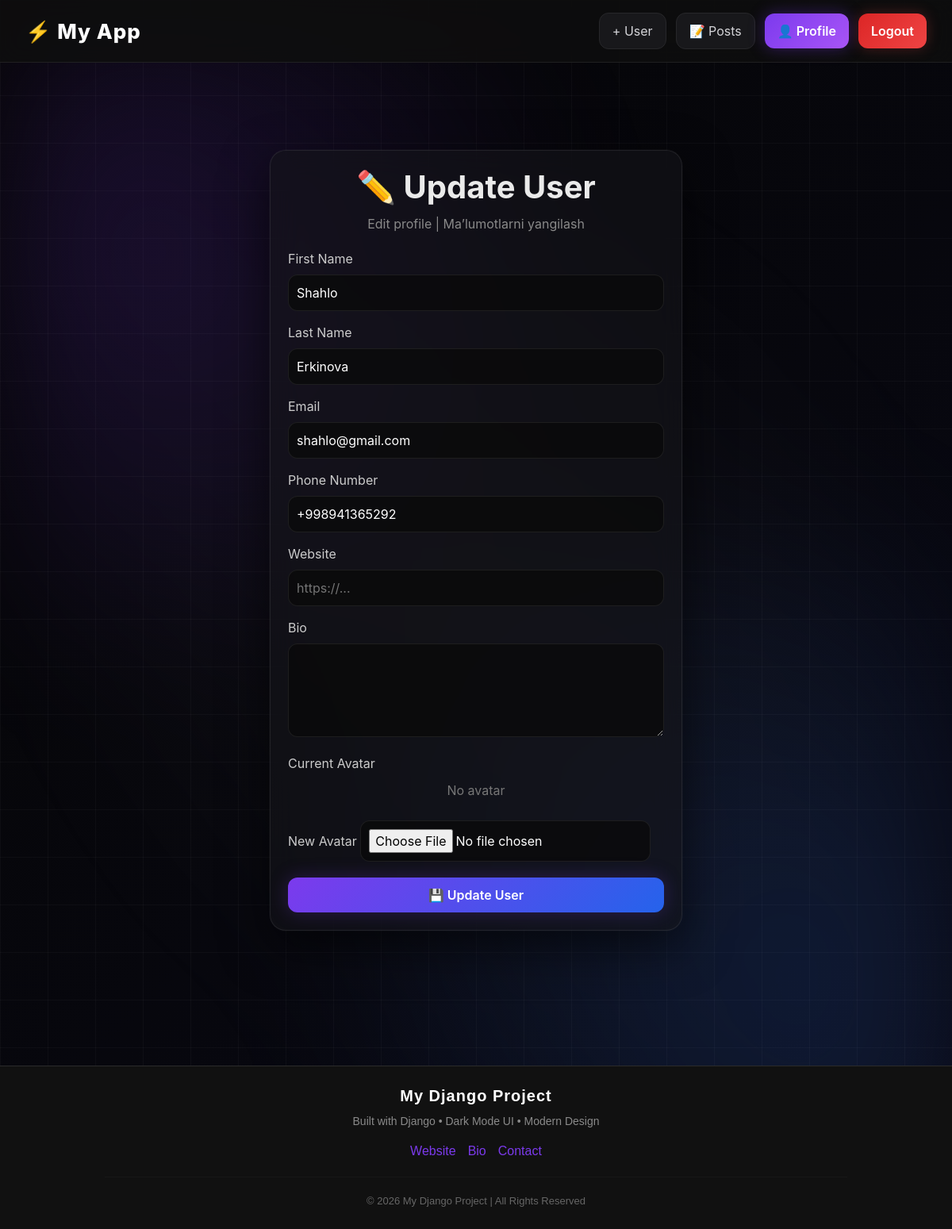
The page /user/update/shahlo-erkinova-e57/ on the database its author committed.
### user/models.py (models this page shows, shortened)
class CustomUser(AbstractUser):
    username = None
    email = models.EmailField(unique=True)
    USERNAME_FIELD = 'email'
    REQUIRED_FIELDS = ['first_name','last_name']
    phone_number=models.CharField(max_length=30,blank=False,null=False)
    avatar=models.ImageField(upload_to='images/',default='images/default.jpg',blank=True,null=False)
    slug=models.SlugField(blank=True, null=False,unique=True)
    created_at=models.DateTimeField(auto_now_add=True,blank=True,null=False)
    objects = CustomUserManager() #     `manager ulash

### user/views.py (the view, shortened to what this page needs)
# urls.py: path('user/update/<slug:slug>/', views.user_update,name='user_update'),
def user_update(request,slug):
    user = get_object_or_404(User,slug=slug)
    return render(request,'user_update.html',{'user':user})

### templates/user_update.html (shortened to what this page needs)
{% extends 'base.html' %}
{% block content %}
<div style="
    max-width:520px;
    margin:60px auto;
">
    <div class="dark-card">
        <h1 style="
            text-align:center;
            margin-bottom:10px;
            font-weight:bold;
        ">
            ✏️ Update User
        </h1>
        <p style="
            text-align:center;
            color:#8a8a8a;
            margin-bottom:20px;
        ">
            Edit profile | Ma’lumotlarni yangilash
        </p>
        <form method="post" enctype="multipart/form-data">
            <label style="color:#ccc;">First Name</label>
            <input type="text"
                   name="first_name"
                   value="{{ user.first_name }}"
                   style="
                        width:100%;
                        padding:10px;
                        margin:8px 0 15px 0;
                        border-radius:10px;
                        border:1px solid #2d2d2d;
                        background:#121212;
                        color:white;
                   ">
            <label style="color:#ccc;">Last Name</label>
            <input type="text"
                   name="last_name"
                   value="{{ user.last_name }}"
                   style="
                        width:100%;
                        padding:10px;
                        margin:8px 0 15px 0;
                        border-radius:10px;
                        border:1px solid #2d2d2d;
                        background:#121212;
                        color:white;
                   ">
            <label style="color:#ccc;">Email</label>
            <input type="email"
                   name="email"
                   value="{{ user.email }}"
                   style="
                        width:100%;
                        padding:10px;
                        margin:8px 0 15px 0;
                        border-radius:10px;
                        border:1px solid #2d2d2d;
                        background:#121212;
                        color:white;
                   ">
            <label style="color:#ccc;">Phone Number</label>
            <input type="text"
                   name="phone_number"
                   value="{{ user.phone_number }}"
                   style="
                        width:100%;
                        padding:10px;
                        margin:8px 0 15px 0;
                        border-radius:10px;
                        border:1px solid #2d2d2d;
                        background:#121212;
                        color:white;
                   ">
            <label style="color:#ccc;">Website</label>
            <input type="text"
                   name="website"
                   value="{{ user.website }}"
                   placeholder="https://..."
                   style="
                        width:100%;
                        padding:10px;
                        margin:8px 0 15px 0;
                        border-radius:10px;
                        border:1px solid #2d2d2d;
                        background:#121212;
                        color:white;
                   ">
            <label style="color:#ccc;">Bio</label>
            <textarea name="bio"
                      rows="4"
                      style="
                        width:100%;
                        padding:10px;
                        margin:8px 0 15px 0;
                        border-radius:10px;
                        border:1px solid #2d2d2d;
                        background:#121212;
                        color:white;
                      ">{{ user.bio }}</textarea>
            <label style="color:#ccc;">Current Avatar</label>
            <div style="margin:10px 0 15px 0; text-align:center;">
                {% if user.avatar %}
                    <img src="{{ user.avatar.url }}"
                         style="
                            width:120px;
                            height:120px;
                            object-fit:cover;
                            border-radius:50%;
                            border:3px solid #7c3aed;
                         ">
                {% else %}
                    <p style="color:#777;">No avatar</p>
                {% endif %}
            </div>
            <label style="color:#ccc;">New Avatar</label>
            <input type="file"
                   name="avatar"
                   style="
                        margin:10px 0 20px 0;
                        color:#aaa;
                   ">
            <button type="submit"
                    class="btn-dark-custom"
                    style="width:100%;">
                💾 Update User
            </button>
        </form>
    </div>
</div>
{% endblock %}

### templates/base.html (style rules this page uses)
body { margin: 0; min-height: 100vh; font-family: "Inter", Arial, sans-serif; color: #eaeaea; overflow-x: hidden; position: relative; background: linear-gradient(-45deg, #050505, #0b0b12, #0a0a1a, #050505); background-size: 400% 400%; animation: bgMove 18s ease infinite; }
body::before { content: ""; position: fixed; inset: 0; background: linear-gradient(rgba(255,255,255,0.03) 1px, transparent 1px), linear-gradient(90deg, rgba(255,255,255,0.03) 1px, transparent 1px); background-size: 60px 60px; z-index: -2; pointer-events: none; }
body::after { content: ""; position: fixed; inset: 0; background: radial-gradient(circle at 15% 20%, rgba(124,58,237,0.18), transparent 35%), radial-gradient(circle at 85% 80%, rgba(59,130,246,0.16), transparent 40%), radial-gradient(circle at 50% 50%, rgba(255,255,255,0.04), transparent 60%); filter: blur(80px); z-index: -1; pointer-events: none; }
.dark-card { background: rgba(20, 20, 25, 0.6); border: 1px solid rgba(255,255,255,0.08); border-radius: 20px; padding: 22px; backdrop-filter: blur(18px); -webkit-backdrop-filter: blur(18px); box-shadow: 0 0 0 1px rgba(255,255,255,0.02), 0 20px 60px rgba(0,0,0,0.6); transition: 0.25s; }
.btn-dark-custom { background: linear-gradient(135deg, #7c3aed, #2563eb); border: none; color: white; padding: 10px 18px; border-radius: 12px; font-weight: 600; transition: 0.25s; box-shadow: 0 0 25px rgba(124,58,237,0.25); }
input, textarea, select { background: rgba(10,10,10,0.8) !important; border: 1px solid rgba(255,255,255,0.08) !important; color: white !important; border-radius: 12px !important; padding: 10px !important; transition: 0.2s; }

### rows shown on the page
CustomUser: first_name "Shahlo", last_name "Erkinova", email "shahlo@gmail.com", phone_number "+998941365292"
